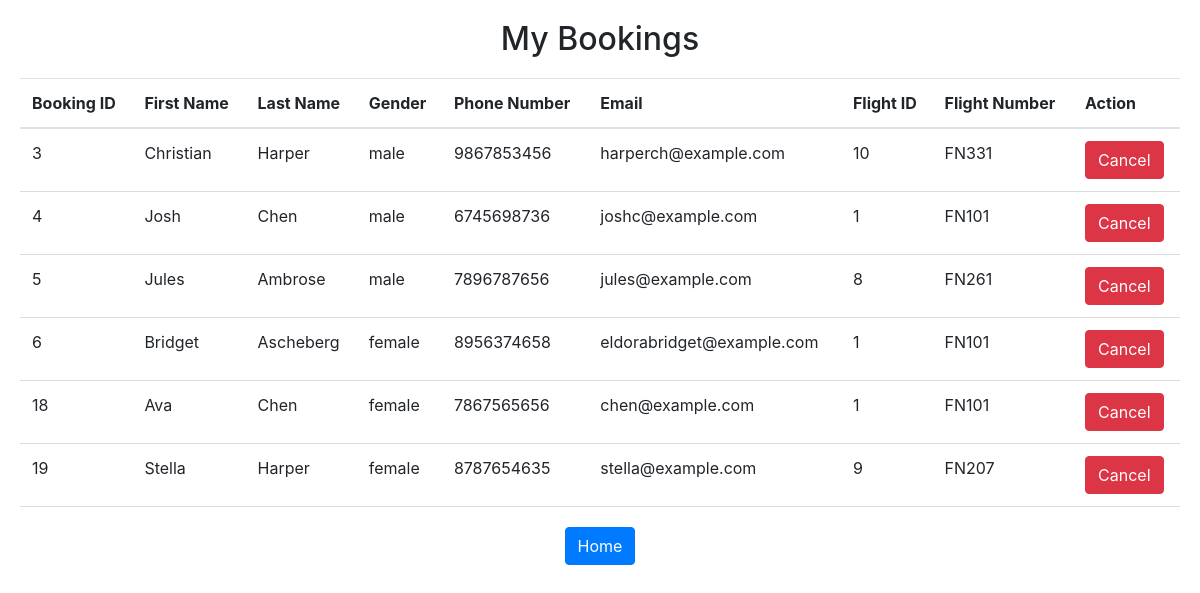
Screenshot of /mybookings (signed in) with the database file from the repository.
### tables this page shows
CREATE TABLE "bookings" (
    booking_id INTEGER PRIMARY KEY AUTOINCREMENT,
    first_name VARCHAR(100) NOT NULL,
    last_name VARCHAR(100) NOT NULL,
    gender VARCHAR(10) NOT NULL,
    phone_number VARCHAR(20) NOT NULL,
    email_id VARCHAR(100) NOT NULL,
    flight_id INTEGER NOT NULL,
    flight_number VARCHAR(10),
username VARCHAR(50),
FOREIGN KEY (flight_id) REFERENCES flights (flight_id),
FOREIGN KEY (username) REFERENCES users(username));

### user.py (the view)
@user_routes.route('/mybookings')
def my_bookings():
    username = session.get('username')
    print(username)
    conn = sqlite3.connect('flightreservationdb.db')
    cursor = conn.cursor()
    cursor.execute("SELECT * FROM bookings WHERE username = ?", (username,))
    bookings = cursor.fetchall()
    conn.close()
    log_activity(username, "stored_password", "Viewed own bookings")
    return render_template('/user/mybookings.html', bookings=bookings)

### user.py (called while the page is built)
def log_activity(username, password, activity):
    conn = sqlite3.connect('flightreservationdb.db')
    cursor = conn.cursor()
    cursor.execute(
        "INSERT INTO logs(username, password, activity) VALUES (?, ?, ?)",
        (username, password, activity)
    )
    conn.commit()
    conn.close()

### templates/user/mybookings.html (shortened to what this page needs)
<!DOCTYPE html>
<html lang="en">
<head>
    <link rel="stylesheet" href="https://stackpath.bootstrapcdn.com/bootstrap/4.5.0/css/bootstrap.min.css">
</head>
<body>
    <h2>My Bookings</h2>
    <table class="table">
        <thead>
            <tr>
                <th>Booking ID</th>
                <th>First Name</th>
                <th>Last Name</th>
                <th>Gender</th>
                <th>Phone Number</th>
                <th>Email</th>
                <th>Flight ID</th>
                <th>Flight Number</th>
                <th>Action</th>
            </tr>
        </thead>
        <tbody>
            {% for booking in bookings %}
            <tr>
                <td>{{ booking[0] }}</td>
                <td>{{ booking[1] }}</td>
                <td>{{ booking[2] }}</td>
                <td>{{ booking[3] }}</td>
                <td>{{ booking[4] }}</td>
                <td>{{ booking[5] }}</td>
                <td>{{ booking[6] }}</td>
                <td>{{ booking[7] }}</td>
                <td>
                    <form action="/user/cancelticket/{{ booking[0] }}" method="POST">
                        <button type="submit" class="btn btn-danger">Cancel</button>
                    </form>
                </td>
            </tr>
            {% endfor %}
        </tbody>
    </table>
    <div class="center">
        <a href="/user/home" class="btn btn-primary">Home</a>
    </div>
</body>
</html>

### templates/user/mybookings.html (style rules this page uses)
body { padding: 20px; }
h2 { text-align: center; margin-bottom: 20px; }
table { width: 100%; border-collapse: collapse; }
th, td { padding: 8px; text-align: left; border-bottom: 1px solid #ddd; }
.center { display: flex; justify-content: center; margin-top: 20px; }

### rows the page displays
bookings: booking_id "3", first_name "Christian", last_name "Harper", gender "male", phone_number "9867853456", email "harperch@example.com", flight "10", flight_number "FN331"
bookings: booking_id "4", first_name "Josh", last_name "Chen", gender "male", phone_number "6745698736", email "joshc@example.com", flight "1", flight_number "FN101"
bookings: booking_id "5", first_name "Jules", last_name "Ambrose", gender "male", phone_number "7896787656", email "jules@example.com", flight "8", flight_number "FN261"
bookings: booking_id "6", first_name "Bridget", last_name "Ascheberg", gender "female", phone_number "8956374658", email "eldorabridget@example.com", flight "1", flight_number "FN101"
bookings: booking_id "18", first_name "Ava", last_name "Chen", gender "female", phone_number "7867565656", email "chen@example.com", flight "1", flight_number "FN101"
bookings: booking_id "19", first_name "Stella", last_name "Harper", gender "female", phone_number "8787654635", email "stella@example.com", flight "9", flight_number "FN207"
